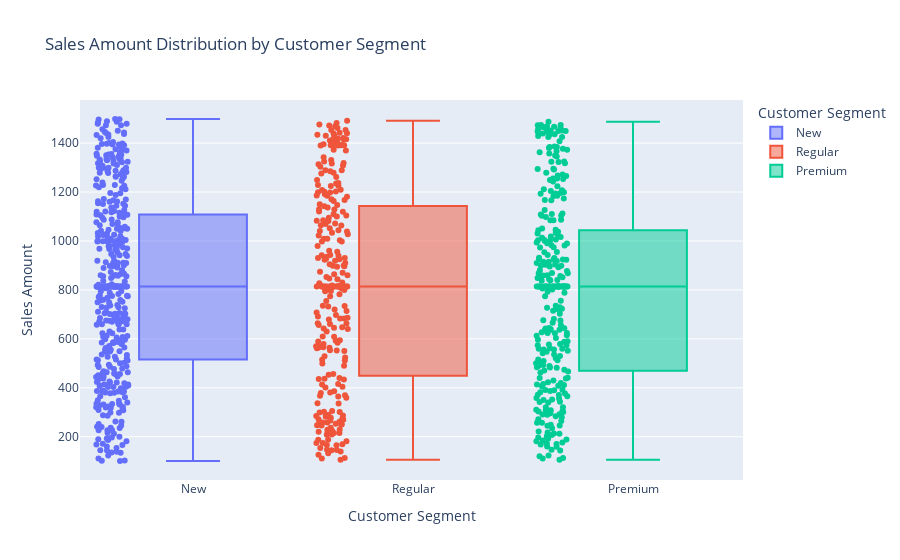

The cell this chart's notebook holds for it:
### Markdown cell above
Sales Amount by Customer Segment and Discount Level (Interactive Box Plot)

### Code cell
fig = px.box(
    df, x='Customer Segment', y='Sales Amount', color='Customer Segment',
    title='Sales Amount Distribution by Customer Segment',
    points="all", # show all points for more insight
)
fig.show()

### Figure 1 — Plotly figure (JSON) as saved in the notebook; plotly's stock layout.template omitted (floating-point values rounded to 4 significant figures; data arrays with more than 128 entries replaced by an {"elided": "..."} marker saying what was removed)
{"data": [{"alignmentgroup": "True", "boxpoints": "all", "hovertemplate": "Customer Segment=%{x}<br>Sales Amount=%{y}<extra></extra>", "legendgroup": "New", "marker": {"color": "#636efa"}, "name": "New", "notched": false, "offsetgroup": "New", "orientation": "v", "showlegend": true, "type": "box", "x": {"elided": "426 str values"}, "x0": " ", "xaxis": "x", "y": {"elided": "426 float values"}, "y0": " ", "yaxis": "y"}, {"alignmentgroup": "True", "boxpoints": "all", "hovertemplate": "Customer Segment=%{x}<br>Sales Amount=%{y}<extra></extra>", "legendgroup": "Regular", "marker": {"color": "#EF553B"}, "name": "Regular", "notched": false, "offsetgroup": "Regular", "orientation": "v", "showlegend": true, "type": "box", "x": {"elided": "273 str values"}, "x0": " ", "xaxis": "x", "y": {"elided": "273 float values"}, "y0": " ", "yaxis": "y"}, {"alignmentgroup": "True", "boxpoints": "all", "hovertemplate": "Customer Segment=%{x}<br>Sales Amount=%{y}<extra></extra>", "legendgroup": "Premium", "marker": {"color": "#00cc96"}, "name": "Premium", "notched": false, "offsetgroup": "Premium", "orientation": "v", "showlegend": true, "type": "box", "x": {"elided": "301 str values"}, "x0": " ", "xaxis": "x", "y": {"elided": "301 float values"}, "y0": " ", "yaxis": "y"}], "layout": {"boxmode": "overlay", "legend": {"title": {"text": "Customer Segment"}, "tracegroupgap": 0}, "title": {"text": "Sales Amount Distribution by Customer Segment"}, "xaxis": {"anchor": "y", "categoryarray": ["New", "Regular", "Premium"], "categoryorder": "array", "domain": [0, 1], "title": {"text": "Customer Segment"}}, "yaxis": {"anchor": "x", "domain": [0, 1], "title": {"text": "Sales Amount"}}}}
